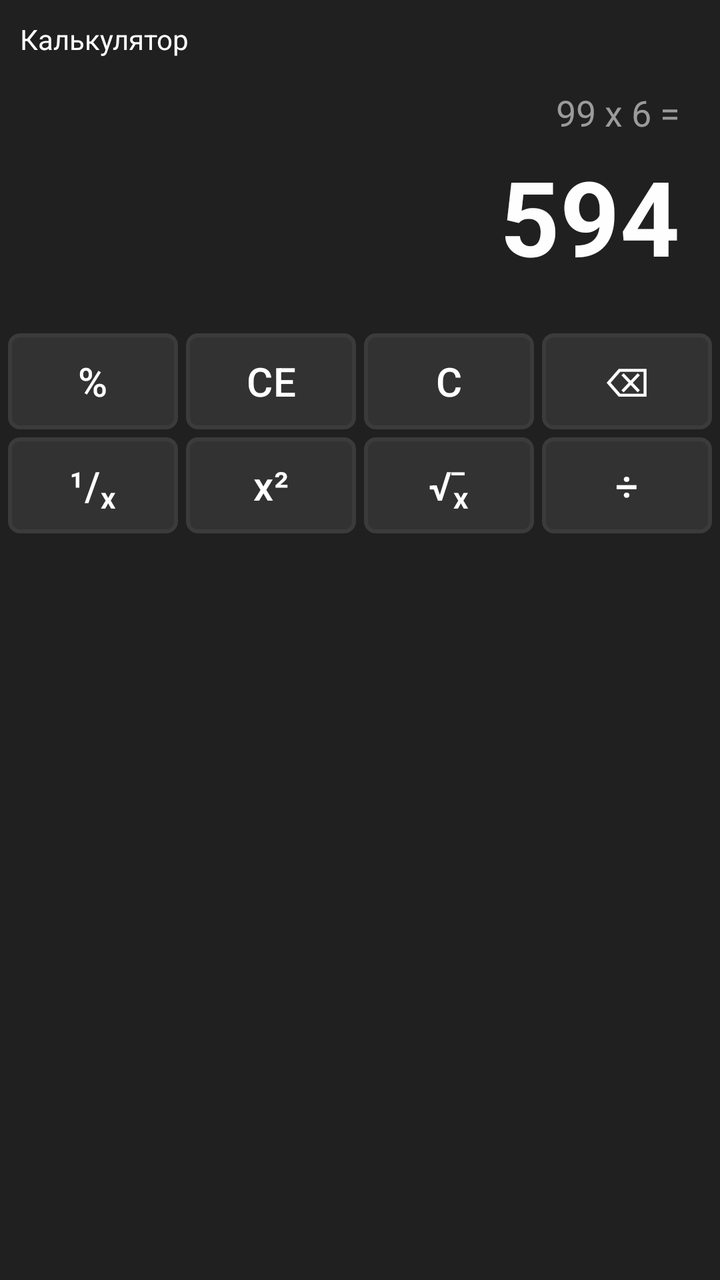
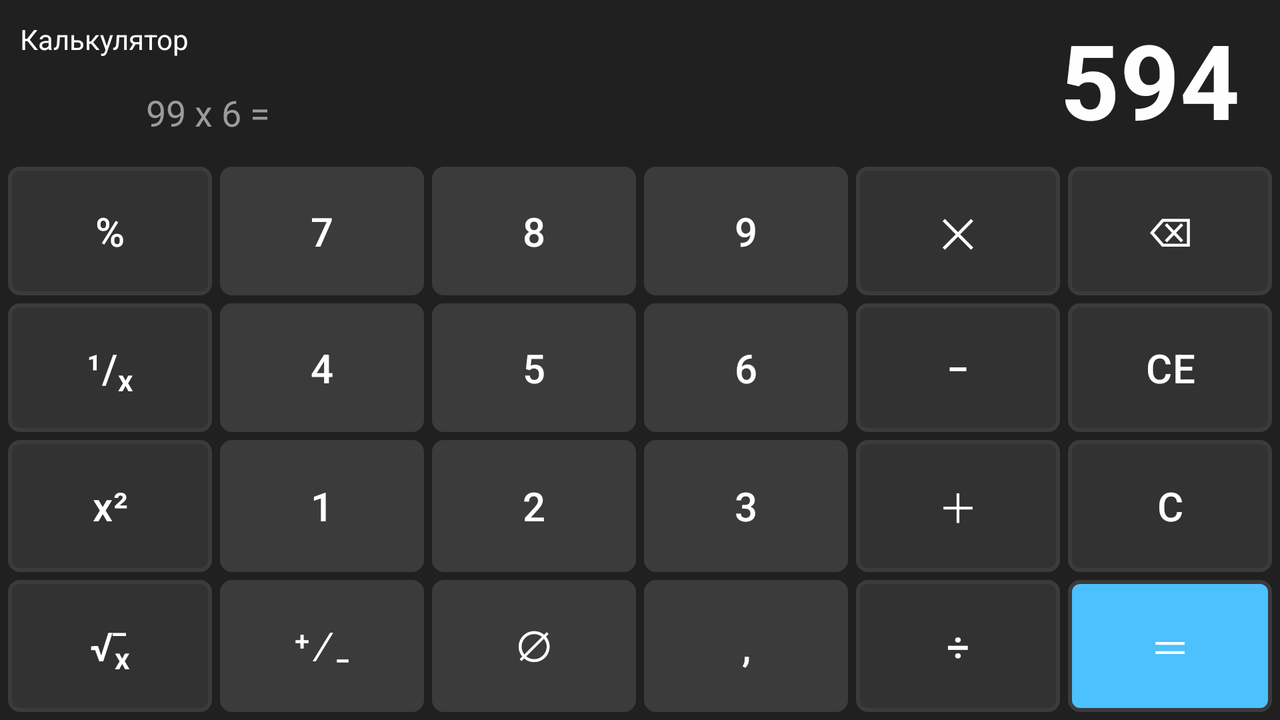

Compare how this app lays out the same screen by default and in its alternative resource folder. The renders come first, then the two layout files and the values they reference.
<!-- AndroidManifest.xml: application theme Theme.AndroidPU121 -->
<!-- res/layout/activity_calc.xml -->
<?xml version="1.0" encoding="utf-8"?>
<LinearLayout
    xmlns:android="http://schemas.android.com/apk/res/android"
    xmlns:app="http://schemas.android.com/apk/res-auto"
    xmlns:tools="http://schemas.android.com/tools"
    android:layout_width="match_parent"
    android:layout_height="match_parent"
    android:orientation="vertical"
    android:background="@color/calc_background"
    tools:context=".CalcActivity">

    <TextView
        android:id="@+id/calc_tv_title"
        android:layout_width="wrap_content"
        android:layout_height="wrap_content"
        android:layout_margin="10dp"
        android:textColor="@color/calc_result_text"
        android:text="@string/calc_tv_title"/>
    <TextView
        android:id="@+id/calc_tv_expression"
        android:layout_width="match_parent"
        android:layout_height="wrap_content"
        android:gravity="end"
        android:layout_marginEnd="20dp"
        android:layout_marginTop="5dp"
        android:textColor="@color/calc_expression_text"
        android:textSize="18sp"
        tools:text="99 x 6 ="/>
    <TextView
        android:id="@+id/calc_tv_result"
        android:layout_width="match_parent"
        android:layout_height="wrap_content"
        android:gravity="end"
        android:layout_marginEnd="20dp"
        android:layout_marginTop="5dp"
        android:textColor="@color/calc_result_text"
        android:textSize="52sp"
        android:textStyle="bold"
        tools:text="594"/>

    <TableLayout
        android:layout_width="match_parent"
        android:layout_height="match_parent"
        android:layout_marginTop="20dp"
        android:padding="2dp" >

        <TableRow
            android:layout_width="match_parent"
            android:layout_height="match_parent" >
            <Button
                android:id="@+id/calc_btn_percent"
                android:text="@string/calc_btn_percent"
                style="@style/calc_btn_func" />
            <Button
                android:id="@+id/calc_btn_ce"
                android:text="@string/calc_btn_ce"
                style="@style/calc_btn_func" />
            <Button
                android:id="@+id/calc_btn_c"
                android:text="@string/calc_btn_c"
                style="@style/calc_btn_func" />
            <Button
                android:id="@+id/calc_btn_backspace"
                android:text="@string/calc_btn_backspace"
                style="@style/calc_btn_func" />
        </TableRow>

        <TableRow
            android:layout_width="match_parent"
            android:layout_height="match_parent" >
            <Button
                android:id="@+id/calc_btn_inverse"
                android:text="@string/calc_btn_inverse"
                style="@style/calc_btn_func" />
            <Button
                android:id="@+id/calc_btn_square"
                android:text="@string/calc_btn_square"
                style="@style/calc_btn_func" />
            <Button
                android:id="@+id/calc_btn_sqrt"
                android:text="@string/calc_btn_sqrt"
                style="@style/calc_btn_func" />
            <Button
                android:id="@+id/calc_btn_divide"
                android:text="@string/calc_btn_divide"
                style="@style/calc_btn_func" />
        </TableRow>

        <TableRow
            android:layout_width="match_parent"
            android:layout_height="match_parent" />

        <TableRow
            android:layout_width="match_parent"
            android:layout_height="match_parent" />
    </TableLayout>

</LinearLayout>
<!-- resources referenced by this layout -->
<resources>
  <color name="calc_background">#202020</color>
  <color name="calc_expression_text">#9B9B9B</color>
  <color name="calc_result_text">#FEFEFE</color>
  <string name="calc_btn_backspace">\u232B</string>
  <string name="calc_btn_c">C</string>
  <string name="calc_btn_ce">CE</string>
  <string name="calc_btn_divide">\u00F7</string>
  <string name="calc_btn_inverse">\u00B9/\u2093</string>
  <string name="calc_btn_percent">%</string>
  <string name="calc_btn_sqrt">\u221A\u2093\u0304</string>
  <string name="calc_btn_square">x\u00B2</string>
  <string name="calc_tv_title">Калькулятор</string>
  <style name="calc_btn_func" parent="calc_btn">
          <item name="android:background">@drawable/calc_btn_func</item>
      </style>
  <style name="Theme.AndroidPU121" parent="Base.Theme.AndroidPU121" />
  <style name="calc_btn">
          <item name="android:layout_margin">2dp</item>
          <item name="android:layout_weight">1</item>
          <item name="android:layout_width">0dp</item>
          <item name="android:layout_height">match_parent</item>
          <item name="android:textSize">20sp</item>
          <item name="backgroundTint">@null</item>
      </style>
  <!-- drawable calc_btn_func (drawable) -->
  <?xml version="1.0" encoding="utf-8"?>
  <shape
      xmlns:android="http://schemas.android.com/apk/res/android"
      android:shape="rectangle">
  
      <corners
          android:radius="5dp" />
  
      <stroke
          android:color="@color/calc_btn_digit_background"
          android:width="2dp" />
  
      <solid
          android:color="@color/calc_btn_func_background" />
  
  </shape>
  <style name="Base.Theme.AndroidPU121" parent="Theme.Material3.DayNight.NoActionBar">
          
          
      </style>
  <color name="calc_btn_digit_background">#3B3B3B</color>
  <color name="calc_btn_func_background">#323232</color>
</resources>
<!-- res/layout-land/activity_calc.xml (the repository's variant of the layout above) -->
<!-- drawn on the phone turned sideways -->
<?xml version="1.0" encoding="utf-8"?>
<LinearLayout
    xmlns:android="http://schemas.android.com/apk/res/android"
    xmlns:app="http://schemas.android.com/apk/res-auto"
    xmlns:tools="http://schemas.android.com/tools"
    android:layout_width="match_parent"
    android:layout_height="match_parent"
    android:orientation="vertical"
    android:background="@color/calc_background"
    tools:context=".CalcActivity">
    <LinearLayout
        android:layout_width="match_parent"
        android:layout_height="wrap_content"
        android:orientation="horizontal">
        <LinearLayout
            android:layout_width="0dp"
            android:layout_height="wrap_content"
            android:layout_weight="1"
            android:orientation="vertical">
            <TextView
                android:id="@+id/calc_tv_title"
                android:layout_width="wrap_content"
                android:layout_height="wrap_content"
                android:layout_margin="10dp"
                android:textColor="@color/calc_result_text"
                android:text="@string/calc_tv_title"/>
            <TextView
                android:id="@+id/calc_tv_expression"
                android:layout_width="match_parent"
                android:layout_height="wrap_content"
                android:gravity="end"
                android:layout_marginEnd="20dp"
                android:layout_marginTop="5dp"
                android:textColor="@color/calc_expression_text"
                android:textSize="18sp"
                tools:text="99 x 6 ="/>
        </LinearLayout>
        <TextView
            android:id="@+id/calc_tv_result"
            android:layout_width="0dp"
            android:layout_height="wrap_content"
            android:layout_weight="3"
            android:gravity="end"
            android:layout_marginEnd="20dp"
            android:layout_marginTop="5dp"
            android:textColor="@color/calc_result_text"
            android:textSize="52sp"
            android:textStyle="bold"
            tools:text="594"/>
    </LinearLayout>
    <TableLayout
        android:layout_width="match_parent"
        android:layout_height="match_parent"
        android:layout_marginTop="5dp"
        android:padding="2dp" >

        <TableRow
            android:layout_width="match_parent"
            android:layout_height="0dp"
            android:layout_weight="1" >
            <Button
                android:id="@+id/calc_btn_percent"
                android:text="@string/calc_btn_percent"
                style="@style/calc_btn_func" />
            <Button
                android:id="@+id/calc_btn_7"
                android:text="@string/calc_btn_7"
                style="@style/calc_btn_digit" />
            <Button
                android:id="@+id/calc_btn_8"
                android:text="@string/calc_btn_8"
                style="@style/calc_btn_digit" />
            <Button
                android:id="@+id/calc_btn_9"
                android:text="@string/calc_btn_9"
                style="@style/calc_btn_digit" />
            <Button
                android:id="@+id/calc_btn_multiplication"
                android:text="@string/calc_btn_multiplication"
                style="@style/calc_btn_func" />
            <Button
                android:id="@+id/calc_btn_backspace"
                android:text="@string/calc_btn_backspace"
                style="@style/calc_btn_func" />
        </TableRow>

        <TableRow
            android:layout_width="match_parent"
            android:layout_height="0dp"
            android:layout_weight="1" >
            <Button
                android:id="@+id/calc_btn_inverse"
                android:text="@string/calc_btn_inverse"
                style="@style/calc_btn_func" />
            <Button
                android:id="@+id/calc_btn_4"
                android:text="@string/calc_btn_4"
                style="@style/calc_btn_digit" />
            <Button
                android:id="@+id/calc_btn_5"
                android:text="@string/calc_btn_5"
                style="@style/calc_btn_digit" />
            <Button
                android:id="@+id/calc_btn_6"
                android:text="@string/calc_btn_6"
                style="@style/calc_btn_digit" />
            <Button
                android:id="@+id/calc_btn_minus"
                android:text="@string/calc_btn_minus"
                style="@style/calc_btn_func" />
            <Button
                android:id="@+id/calc_btn_ce"
                android:text="@string/calc_btn_ce"
                style="@style/calc_btn_func" />
        </TableRow>

        <TableRow
            android:layout_width="match_parent"
            android:layout_height="0dp"
            android:layout_weight="1" >
            <Button
                android:id="@+id/calc_btn_square"
                android:text="@string/calc_btn_square"
                style="@style/calc_btn_func" />
            <Button
                android:id="@+id/calc_btn_1"
                android:text="@string/calc_btn_1"
                style="@style/calc_btn_digit" />
            <Button
                android:id="@+id/calc_btn_2"
                android:text="@string/calc_btn_2"
                style="@style/calc_btn_digit" />
            <Button
                android:id="@+id/calc_btn_3"
                android:text="@string/calc_btn_3"
                style="@style/calc_btn_digit" />
            <Button
                android:id="@+id/calc_btn_plus"
                android:text="@string/calc_btn_plus"
                style="@style/calc_btn_func" />
            <Button
                android:id="@+id/calc_btn_c"
                android:text="@string/calc_btn_c"
                style="@style/calc_btn_func" />
        </TableRow>

        <TableRow
            android:layout_width="match_parent"
            android:layout_height="0dp"
            android:layout_weight="1" >
            <Button
                android:id="@+id/calc_btn_sqrt"
                android:text="@string/calc_btn_sqrt"
                style="@style/calc_btn_func" />
            <Button
                android:id="@+id/calc_btn_plus_minus"
                android:text="@string/calc_btn_plus_minus"
                style="@style/calc_btn_digit" />
            <Button
                android:id="@+id/calc_btn_0"
                android:text="@string/calc_btn_0"
                style="@style/calc_btn_digit" />
            <Button
                android:id="@+id/calc_btn_comma"
                android:text="@string/calc_btn_comma"
                style="@style/calc_btn_digit" /><Button
            android:id="@+id/calc_btn_divide"
            android:text="@string/calc_btn_divide"
            style="@style/calc_btn_func" />
            <Button
                android:id="@+id/calc_btn_equal"
                android:text="@string/calc_btn_equal"
                style="@style/calc_btn_equal" />
        </TableRow>
    </TableLayout>

</LinearLayout>
<!-- resources referenced by the variant -->
<!-- as the phone turned sideways resolves them -->
<resources>
  <color name="calc_background">#202020</color>
  <color name="calc_expression_text">#9B9B9B</color>
  <color name="calc_result_text">#FEFEFE</color>
  <string name="calc_btn_0">\u2205</string>
  <string name="calc_btn_1">1</string>
  <string name="calc_btn_2">2</string>
  <string name="calc_btn_3">3</string>
  <string name="calc_btn_4">4</string>
  <string name="calc_btn_5">5</string>
  <string name="calc_btn_6">6</string>
  <string name="calc_btn_7">7</string>
  <string name="calc_btn_8">8</string>
  <string name="calc_btn_9">9</string>
  <string name="calc_btn_backspace">\u232B</string>
  <string name="calc_btn_c">C</string>
  <string name="calc_btn_ce">CE</string>
  <string name="calc_btn_comma">,</string>
  <string name="calc_btn_divide">\u00F7</string>
  <string name="calc_btn_equal">\uFF1D</string>
  <string name="calc_btn_inverse">\u00B9/\u2093</string>
  <string name="calc_btn_minus">\u2212</string>
  <string name="calc_btn_multiplication">\u2715</string>
  <string name="calc_btn_percent">%</string>
  <string name="calc_btn_plus">\uFF0B</string>
  <string name="calc_btn_plus_minus">\u207A\u2215\u208B</string>
  <string name="calc_btn_sqrt">\u221A\u2093\u0304</string>
  <string name="calc_btn_square">x\u00B2</string>
  <string name="calc_tv_title">Калькулятор</string>
  <style name="calc_btn_digit" parent="calc_btn">
          <item name="android:background">@drawable/calc_btn_digit</item>
      </style>
  <style name="calc_btn_equal" parent="calc_btn">
          <item name="android:background">@drawable/calc_btn_equal</item>
      </style>
  <style name="calc_btn_func" parent="calc_btn">
          <item name="android:background">@drawable/calc_btn_func</item>
      </style>
  <style name="Theme.AndroidPU121" parent="Base.Theme.AndroidPU121" />
  <style name="calc_btn">
          <item name="android:layout_margin">2dp</item>
          <item name="android:layout_weight">1</item>
          <item name="android:layout_width">0dp</item>
          <item name="android:layout_height">match_parent</item>
          <item name="android:textSize">20sp</item>
          <item name="backgroundTint">@null</item>
      </style>
  <!-- drawable calc_btn_digit (drawable) -->
  <?xml version="1.0" encoding="utf-8"?>
  <shape
      xmlns:android="http://schemas.android.com/apk/res/android"
      android:shape="rectangle">
  
      <corners
          android:radius="5dp" />
  
      <stroke
          android:color="@color/calc_btn_digit_background"
          android:width="2dp" />
  
      <solid
          android:color="@color/calc_btn_digit_background" />
  
  </shape>
  <!-- drawable calc_btn_equal (drawable) -->
  <?xml version="1.0" encoding="utf-8"?>
  <shape
      xmlns:android="http://schemas.android.com/apk/res/android"
      android:shape="rectangle">
  
      <corners
          android:radius="5dp" />
  
      <stroke
          android:color="@color/calc_btn_digit_background"
          android:width="2dp" />
  
      <solid
          android:color="@color/calc_btn_equal_background" />
  
  </shape>
  <!-- drawable calc_btn_func (drawable) -->
  <?xml version="1.0" encoding="utf-8"?>
  <shape
      xmlns:android="http://schemas.android.com/apk/res/android"
      android:shape="rectangle">
  
      <corners
          android:radius="5dp" />
  
      <stroke
          android:color="@color/calc_btn_digit_background"
          android:width="2dp" />
  
      <solid
          android:color="@color/calc_btn_func_background" />
  
  </shape>
  <style name="Base.Theme.AndroidPU121" parent="Theme.Material3.DayNight.NoActionBar">
          
          
      </style>
  <color name="calc_btn_digit_background">#3B3B3B</color>
  <color name="calc_btn_equal_background">#4CC1FE</color>
  <color name="calc_btn_func_background">#323232</color>
</resources>
